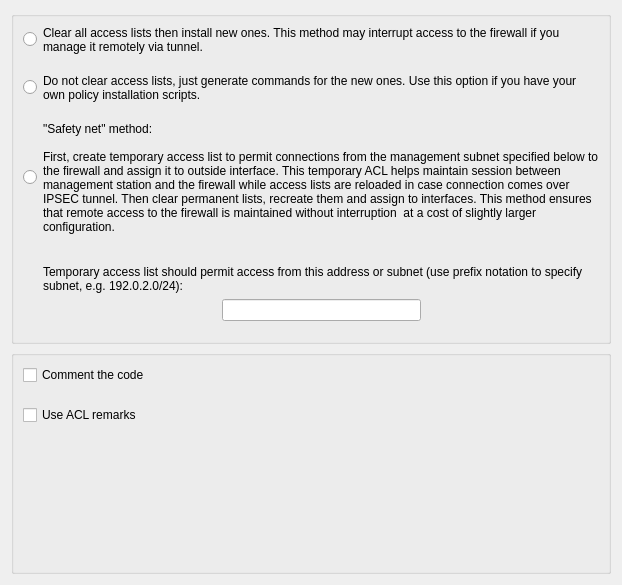
     <widget class="QWidget" name="script_options_tab">
      <attribute name="title">
       <string>Script Options</string>
      </attribute>
      <layout class="QGridLayout" name="gridLayout_11">
       <item row="0" column="0">
        <widget class="QGroupBox" name="buttonGroup10">
         <property name="sizePolicy">
          <sizepolicy hsizetype="Preferred" vsizetype="Expanding">
           <horstretch>0</horstretch>
           <verstretch>0</verstretch>
          </sizepolicy>
         </property>
         <property name="title">
          <string/>
         </property>
         <layout class="QGridLayout" name="gridLayout_7">
          <property name="verticalSpacing">
           <number>20</number>
          </property>
          <item row="0" column="0">
           <widget class="QRadioButton" name="procurve_acl_acl_basic">
            <property name="sizePolicy">
             <sizepolicy hsizetype="Fixed" vsizetype="Fixed">
              <horstretch>0</horstretch>
              <verstretch>0</verstretch>
             </sizepolicy>
            </property>
            <property name="text">
             <string/>
            </property>
           </widget>
          </item>
          <item row="0" column="1">
           <widget class="QLabel" name="textLabel2_3">
            <property name="text">
             <string>Clear all access lists then install new ones. This method may interrupt access to the firewall if you manage it remotely via tunnel.</string>
            </property>
            <property name="alignment">
             <set>Qt::AlignVCenter</set>
            </property>
            <property name="wordWrap">
             <bool>true</bool>
            </property>
            <property name="buddy">
             <cstring>procurve_acl_acl_basic</cstring>
            </property>
           </widget>
          </item>
          <item row="1" column="0">
           <widget class="QRadioButton" name="procurve_acl_acl_no_clear">
            <property name="sizePolicy">
             <sizepolicy hsizetype="Fixed" vsizetype="Fixed">
              <horstretch>0</horstretch>
              <verstretch>0</verstretch>
             </sizepolicy>
            </property>
            <property name="text">
             <string/>
            </property>
           </widget>
          </item>
          <item row="1" column="1">
           <widget class="QLabel" name="textLabel3">
            <property name="focusPolicy">
             <enum>Qt::ClickFocus</enum>
            </property>
            <property name="text">
             <string>Do not clear access lists, just generate commands for the new ones. Use this option if you have your own policy installation scripts.</string>
            </property>
            <property name="alignment">
             <set>Qt::AlignVCenter</set>
            </property>
            <property name="wordWrap">
             <bool>true</bool>
            </property>
            <property name="buddy">
             <cstring>procurve_acl_acl_no_clear</cstring>
            </property>
           </widget>
          </item>
          <item row="2" column="0">
           <widget class="QRadioButton" name="procurve_acl_acl_substitution">
            <property name="sizePolicy">
             <sizepolicy hsizetype="Fixed" vsizetype="Fixed">
              <horstretch>0</horstretch>
              <verstretch>0</verstretch>
             </sizepolicy>
            </property>
            <property name="text">
             <string/>
            </property>
           </widget>
          </item>
          <item row="2" column="1">
           <widget class="QLabel" name="textLabel4">
            <property name="text">
             <string>&quot;Safety net&quot; method:

First, create temporary access list to permit connections from the management subnet specified below to the firewall and assign it to outside interface. This temporary ACL helps maintain session between management station and the firewall while access lists are reloaded in case connection comes over IPSEC tunnel. Then clear permanent lists, recreate them and assign to interfaces. This method ensures that remote access to the firewall is maintained without interruption  at a cost of slightly larger configuration.</string>
            </property>
            <property name="alignment">
             <set>Qt::AlignVCenter</set>
            </property>
            <property name="wordWrap">
             <bool>true</bool>
            </property>
            <property name="buddy">
             <cstring>procurve_acl_acl_substitution</cstring>
            </property>
           </widget>
          </item>
          <item row="3" column="1">
           <widget class="QFrame" name="frame5">
            <property name="frameShape">
             <enum>QFrame::NoFrame</enum>
            </property>
            <property name="frameShadow">
             <enum>QFrame::Sunken</enum>
            </property>
            <layout class="QGridLayout">
             <property name="leftMargin">
              <number>0</number>
             </property>
             <property name="topMargin">
              <number>11</number>
             </property>
             <property name="rightMargin">
              <number>0</number>
             </property>
             <property name="bottomMargin">
              <number>11</number>
             </property>
             <item row="0" column="0" colspan="3">
              <widget class="QLabel" name="procurve_acl_acl_temp_lbl">
               <property name="text">
                <string>Temporary access list should permit access from this address or subnet (use prefix notation to specify subnet, e.g. 192.0.2.0/24):</string>
               </property>
               <property name="alignment">
                <set>Qt::AlignVCenter</set>
               </property>
               <property name="wordWrap">
                <bool>true</bool>
               </property>
              </widget>
             </item>
             <item row="1" column="2">
              <spacer>
               <property name="orientation">
                <enum>Qt::Horizontal</enum>
               </property>
               <property name="sizeType">
                <enum>QSizePolicy::Expanding</enum>
               </property>
               <property name="sizeHint" stdset="0">
                <size>
                 <width>120</width>
                 <height>20</height>
                </size>
               </property>
              </spacer>
             </item>
             <item row="1" column="1">
              <widget class="QLineEdit" name="procurve_acl_acl_temp_addr">
               <property name="sizePolicy">
                <sizepolicy hsizetype="Fixed" vsizetype="Fixed">
                 <horstretch>0</horstretch>
                 <verstretch>0</verstretch>
                </sizepolicy>
               </property>
               <property name="minimumSize">
                <size>
                 <width>199</width>
                 <height>0</height>
                </size>
               </property>
               <property name="maximumSize">
                <size>
                 <width>500</width>
                 <height>32767</height>
                </size>
               </property>
              </widget>
             </item>
             <item row="1" column="0">
              <spacer>
               <property name="orientation">
                <enum>Qt::Horizontal</enum>
               </property>
               <property name="sizeType">
                <enum>QSizePolicy::Expanding</enum>
               </property>
               <property name="sizeHint" stdset="0">
                <size>
                 <width>110</width>
                 <height>20</height>
                </size>
               </property>
              </spacer>
             </item>
            </layout>
           </widget>
          </item>
         </layout>
        </widget>
       </item>
       <item row="1" column="0">
        <widget class="QGroupBox" name="frame170">
         <property name="sizePolicy">
          <sizepolicy hsizetype="Expanding" vsizetype="Expanding">
           <horstretch>0</horstretch>
           <verstretch>0</verstretch>
          </sizepolicy>
         </property>
         <property name="title">
          <string/>
         </property>
         <layout class="QGridLayout" name="gridLayout_10">
          <property name="verticalSpacing">
           <number>20</number>
          </property>
          <item row="0" column="0">
           <widget class="QCheckBox" name="procurve_acl_include_comments">
            <property name="toolTip">
             <string>Insert comments into generated IOSACL configuration file</string>
            </property>
            <property name="text">
             <string>Comment the code</string>
            </property>
           </widget>
          </item>
          <item row="1" column="0">
           <widget class="QCheckBox" name="procurve_acl_use_acl_remarks">
            <property name="toolTip">
             <string>Insert comments into generated IOSACL configuration file</string>
            </property>
            <property name="text">
             <string>Use ACL remarks</string>
            </property>
           </widget>
          </item>
          <item row="2" column="0">
           <spacer name="verticalSpacer">
            <property name="orientation">
             <enum>Qt::Vertical</enum>
            </property>
            <property name="sizeHint" stdset="0">
             <size>
              <width>20</width>
              <height>137</height>
             </size>
            </property>
           </spacer>
          </item>
         </layout>
        </widget>
       </item>
      </layout>
     </widget>
